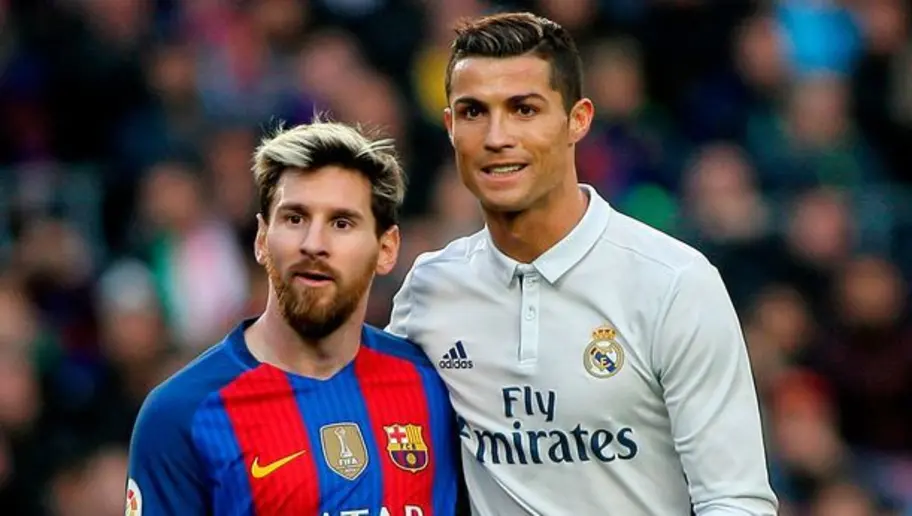
#> input picture Face Detection/RM.webp, 912 x 516 px
$ python face_detection.py
#> lines starting #> are read from the running program, lines starting #| are printed output that depends on the picture; after the words box and inside, x2 and y2 are one past the last pixel; in counts of white or black regions, pixels touching at a corner belong together
import cv2

#Create a CascadeClassifier object
face_cascade = cv2.CascadeClassifier("haarcascade_frontalface_default.xml")

#Reading the image as it is
img = cv2.imread("RM.webp")
#> img is the input picture: shape (516, 912, 3); mean B, G, R 85.4, 82.1, 92.6

#Reading the image as gray scale image
gray_img = cv2.cvtColor(img, cv2.COLOR_BGR2GRAY)
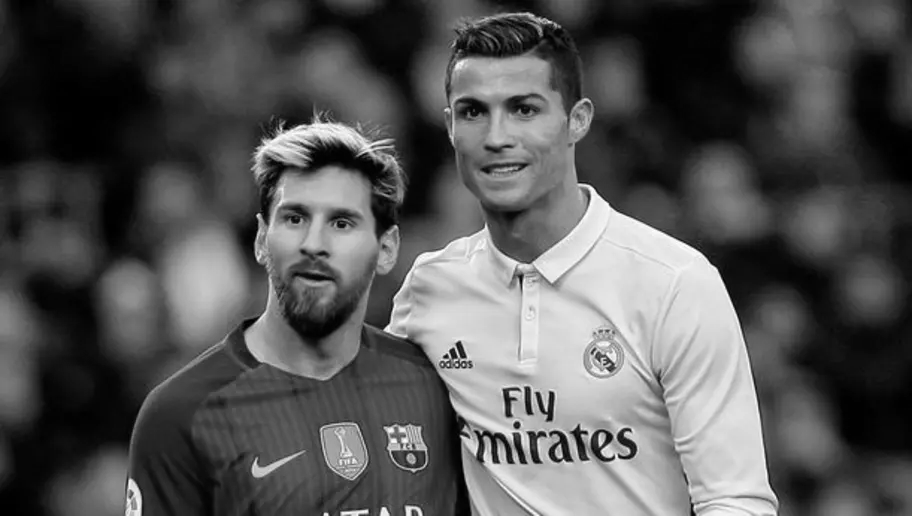
#> gray_img: shape (516, 912); min 0, max 255, mean 85.7

#Search the co-ordinate of the image
faces = face_cascade.detectMultiScale(gray_img, scaleFactor=1.05, minNeighbors=5)
#> faces = [[589, 439, 50, 50], [314, 421, 56, 56], [249, 167, 136, 136], [422, 52, 152, 152], [380, 236, 163, 163]]
print(type(faces))
#| <class 'numpy.ndarray'>
print(faces)
#| [[589 439  50  50]
#|  [314 421  56  56]
#|  [249 167 136 136]
#|  [422  52 152 152]
#|  [380 236 163 163]]

for x,y,w,h in faces:
    img = cv2.rectangle(img, (x,y), (x+w,y+h), (0,255,0), 3)
#> this loop made 5 passes
#> pass 1, `img = cv2.rectangle(img, (x,y), (x+w,y+h), (0,255,0), 3)`:
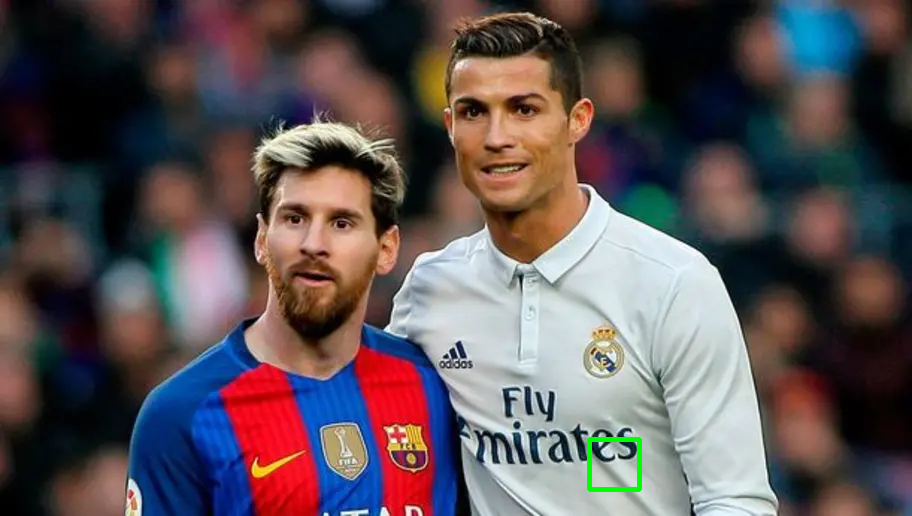
#> img: shape (516, 912, 3); 0.21% of pixels changed, all inside (x1, y1, x2, y2) = (587, 437, 642, 492)
#> pass 2, `img = cv2.rectangle(img, (x,y), (x+w,y+h), (0,255,0), 3)`:
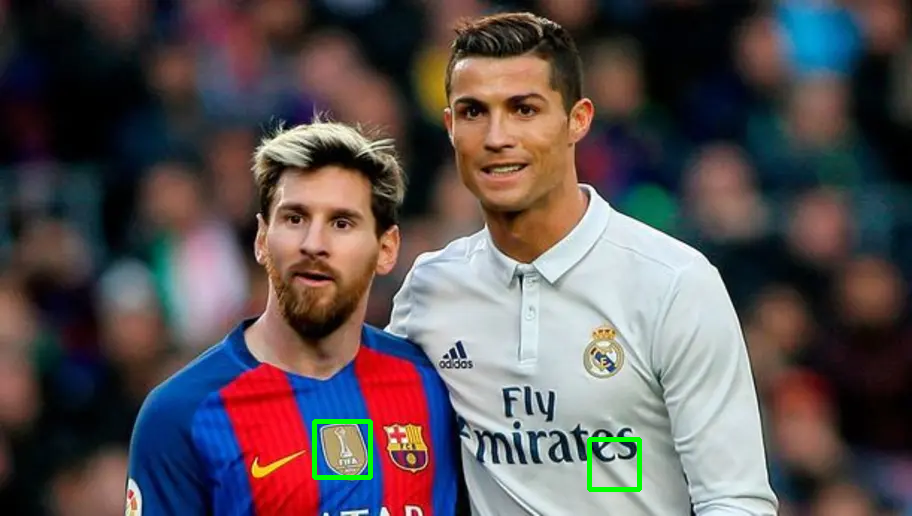
#> img: shape (516, 912, 3); 0.24% of pixels changed, all inside (x1, y1, x2, y2) = (312, 419, 373, 480)
#> pass 3, `img = cv2.rectangle(img, (x,y), (x+w,y+h), (0,255,0), 3)`:
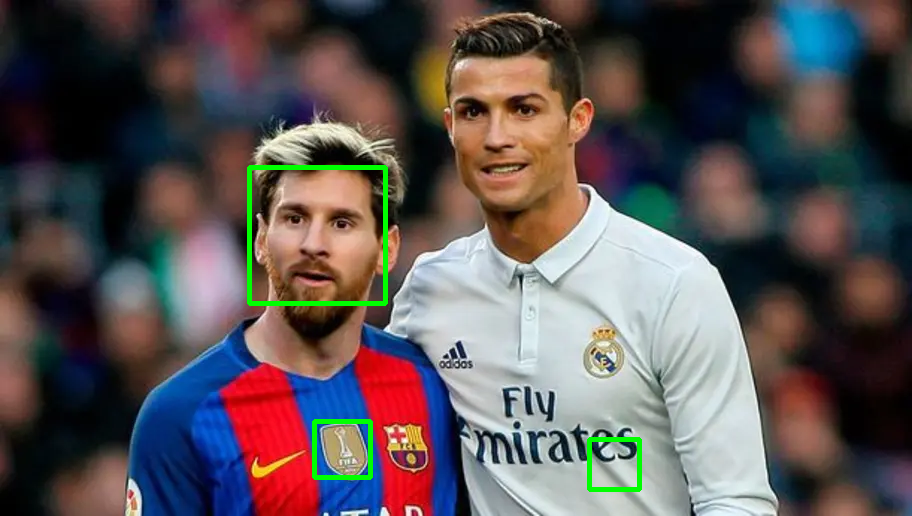
#> img: shape (516, 912, 3); 0.58% of pixels changed, all inside (x1, y1, x2, y2) = (247, 165, 388, 306)
#> after the loop:
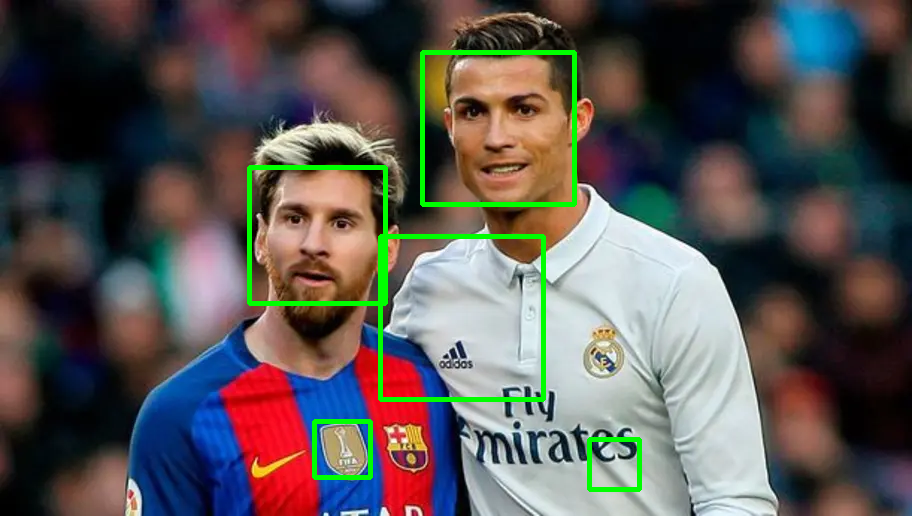
#> img: shape (516, 912, 3); 1.32% of pixels changed, all inside (x1, y1, x2, y2) = (378, 50, 577, 402)

resized = cv2.resize(img, (int(img.shape[1]), int(img.shape[0])))

cv2.imshow("Gray", resized)

cv2.waitKey(0)

cv2.destroyAllWindows()
